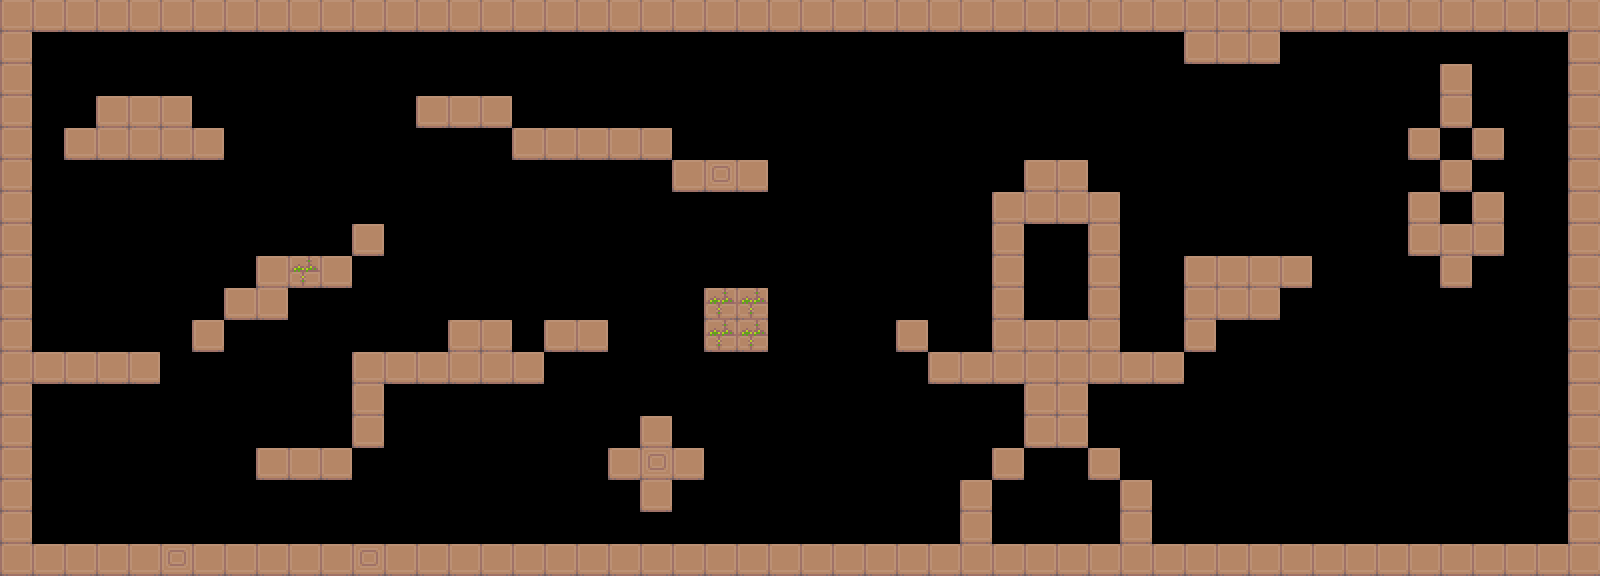

This is a level from a 2D game, rendered from its Tiled map with the project's own tilesets. A one-line summary and the map file follow, with tile-layer data summarised:
An orthogonal 50x18 tile map with 32x32 px tiles, 1 tile layer (Tile Layer), 2 tilesets and 27 objects.

<map version="1.0" tiledversion="1.0.3" orientation="orthogonal" renderorder="right-down" width="50" height="18" tilewidth="32" tileheight="32" nextobjectid="33">
 <tileset firstgid="1" name="ground_1x1" tilewidth="32" tileheight="32" tilecount="25" columns="25">
  <image source="../tiles/ground_1x1.png" width="800" height="32" />
  <tile id="1">
   <properties>
    <property name="bounce" value="1" />
   </properties>
  </tile>
 </tileset>
 <tileset firstgid="26" name="coin" tilewidth="32" tileheight="32" tilecount="6" columns="6">
  <image source="../../sprites/coin.png" width="192" height="32" />
 </tileset>
 <layer name="Tile Layer" width="50" height="18">
  <properties>
   <property name="collides" value="true" />
  </properties>
  <data>[900 cells, 243 non-empty, 3 distinct tile ids]</data>
 </layer>
 <objectgroup name="Coin Object Layer">
  <object id="2" gid="3221225498" x="128" y="96" width="32" height="32" />
  <object id="3" gid="26" x="64" y="352" width="64" height="64" />
  <object id="5" gid="26" x="288" y="256" width="32" height="32" />
  <object id="6" gid="26" x="448" y="96" width="32" height="32">
   <properties>
    <property name="alpha" type="float" value="0.25" />
   </properties>
  </object>
  <object id="7" gid="26" x="544" y="128" width="32" height="32" />
  <object id="8" gid="26" x="576" y="128" width="32" height="32" />
  <object id="9" gid="26" x="448" y="320" width="32" height="32" />
  <object id="10" gid="26" x="416" y="512" width="32" height="32" />
  <object id="11" gid="26" x="448" y="512" width="32" height="32" />
  <object id="12" gid="26" x="352" y="544" width="32" height="32" />
  <object id="13" gid="26" x="512" y="544" width="32" height="32" />
  <object id="14" gid="26" x="640" y="416" width="32" height="32" />
  <object id="15" gid="26" x="704" y="288" width="32" height="32" />
  <object id="16" gid="26" x="704" y="160" width="32" height="32" />
  <object id="17" gid="26" x="800" y="544" width="32" height="32" />
  <object id="18" gid="26" x="896" y="320" width="32" height="32" />
  <object id="19" gid="26" x="1024" y="160" width="32" height="32" />
  <object id="20" gid="26" x="1056" y="160" width="32" height="32" />
  <object id="21" gid="26" x="1184" y="256" width="32" height="32" />
  <object id="22" gid="26" x="1216" y="256" width="32" height="32" />
  <object id="24" gid="26" x="1248" y="256" width="32" height="32" />
  <object id="25" gid="26" x="1408" y="128" width="32" height="32" />
  <object id="26" gid="26" x="1376" y="384" width="32" height="32" />
  <object id="27" gid="26" x="1312" y="448" width="32" height="32" />
  <object id="28" gid="26" x="1280" y="512" width="32" height="32" />
  <object id="29" gid="26" x="1440" y="448" width="32" height="32" />
  <object id="30" gid="26" x="1504" y="512" width="32" height="32" />
 </objectgroup>
</map>
